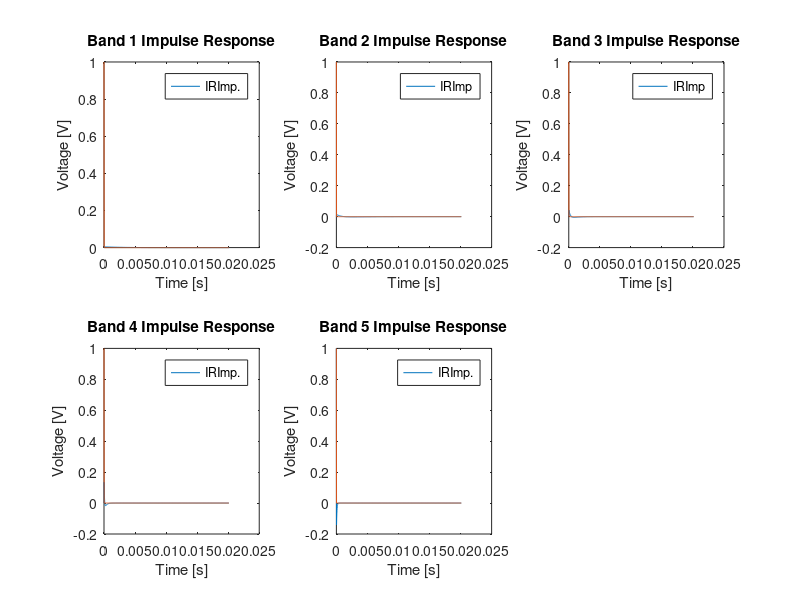
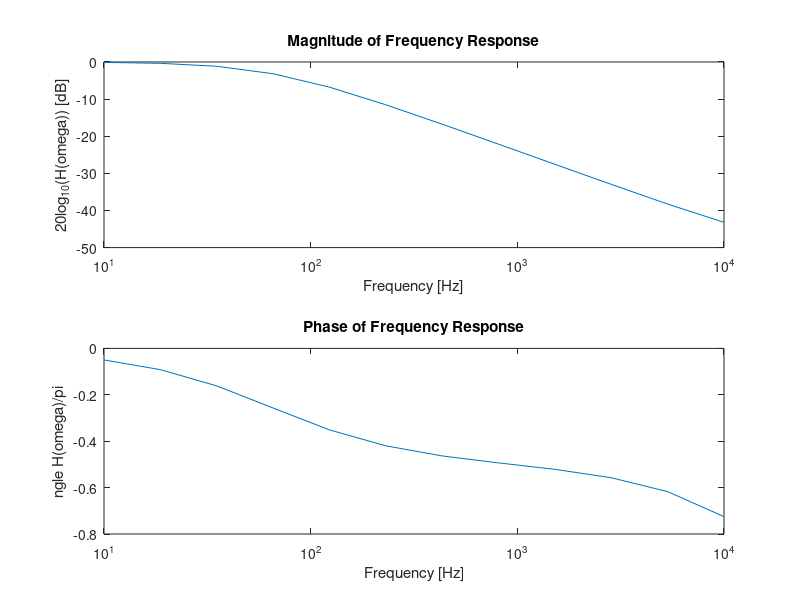
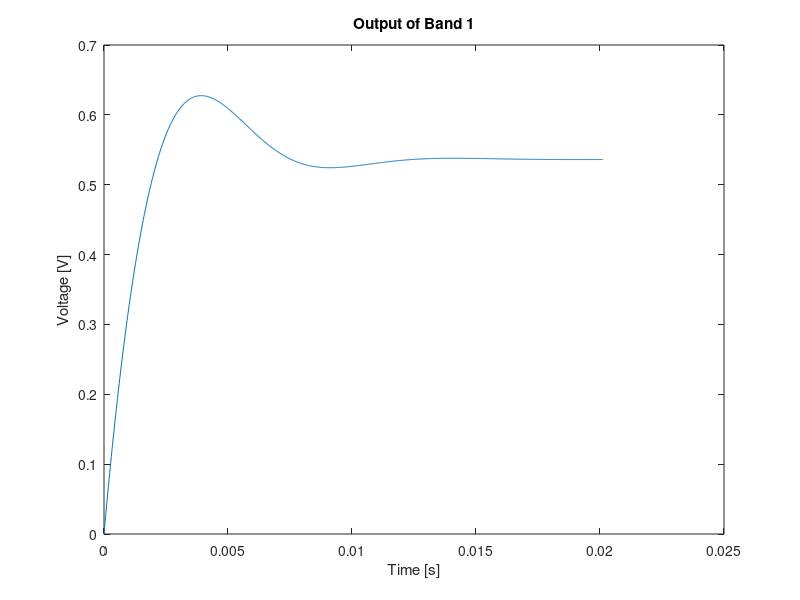
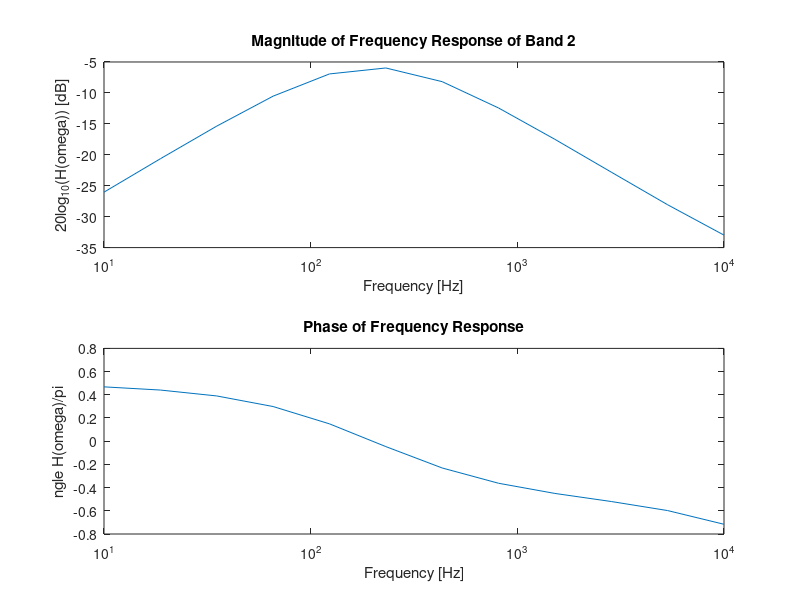

Write the MATLAB code that produced these figures, in order. (Note: this script raises an error after producing the figures.)
% * Author:             Emily Zeiberg, Gabe Herman, Alvin James Bacani
% * Class:              ESE 351
% * Date:               Created 2/24/23, Last Edited 3/10/23

%% Band 1
%close all;
frequencies6 = 2*logspace(1,4,7);
frequencies6(5) = 2500;
tau1 = 1/(2*pi*frequencies6(2));
dt = 1/44100;
f = 100;
w = 2*pi*f;
t = 0:dt:8*tau1;
input = exp(1i*w*t);
x = [1 zeros(1,round(8*tau1/dt)-1)];
f_range = logspace(1,4,12);
w_range = 2*pi.*f_range;
midpoints = [41.5, 131.5 416 1566 4412 13162];
v_in = sin(2*pi*10000*t);

a_C1_ct = [1, 1/tau1];
b_C1_ct = 1/tau1;
sys1 = tf(b_C1_ct,a_C1_ct);
y_band1 = lsim(sys1, x, t);


figure(1)
subplot(2,3,1);
plot(t, y_band1);
title("Band 1 Impulse Response");
hold on;
plot(t, x);
legend(["IR", "Imp."]);
xlabel("Time [s]");
ylabel("Voltage [V]");

a_C1 = [1, -1+dt/tau1];
b_C1 = [0, dt/tau1];

H1 = zeros(1, 12);
for n=1:12
    w_loop = w_range(n);
    input_loop = exp(1i*w_loop*t);
    y_loop = filter(b_C1, a_C1,input_loop);
    steady_state_loop = y_loop(length(y_loop));
    H1(n) = steady_state_loop/input_loop(length(input_loop));
    
end

figure();
subplot(2,1,1);
plot(f_range, 20*log10(abs(H1)));
xlabel("Frequency [Hz]");
ylabel("20log_{10}(H(\omega)) [dB]");
title("Magnitude of Frequency Response");
set(gca, 'XScale', 'log')
subplot(2,1,2);
plot(f_range, angle(H1)/pi);
xlabel("Frequency [Hz]");
ylabel("\angle H(\omega)/\pi");
title("Phase of Frequency Response");
set(gca, 'XScale', 'log')

y_filter = filter(b_C1, a_C1, input);

figure();
plot(t, abs(y_filter));
title("Output of Band 1");
xlabel("Time [s]")
ylabel("Voltage [V]");
%% Band 2
%close all;
tau2 = 1/(2*pi*frequencies6(3));
a_C2_ct = [1, 1/tau2];
b_C2_ct = 1/tau2;
sysC2_ct = tf(b_C2_ct,a_C2_ct);

a_C2 = [1, -1+dt/tau2];
b_C2 = [0, dt/tau2];
sys_C2 = tf(b_C2,a_C2);

a_R2_ct = [1 1/tau1];
b_R2_ct = [1 0];
sysR2_ct = tf(b_R2_ct,a_R2_ct);

a_R2 = [1, dt/tau2-1];
b_R2 = [1, -1];
sys_R2 = tf(b_R2,a_R2);


y_band2 = lsim(sysR2_ct, lsim(sysC2_ct, x, t), t);

figure(1)
subplot(2,3,2);
plot(t, y_band2);
hold on;
plot(t, x);
title("Band 2 Impulse Response");
legend(["IR", "Imp"]);
xlabel("Time [s]");
ylabel("Voltage [V]");


H2 = zeros(1, 12);
for n=1:12
    w_loop = w_range(n);
    input_loop = exp(1i*w_loop*t);
    y_loop = filter(b_R2, a_R2, filter(b_C2, a_C2, input_loop));
    steady_state_loop = y_loop(length(y_loop));
    H2(n) = steady_state_loop/input_loop(length(input_loop));
    
end

figure();
subplot(2,1,1);
plot(f_range, 20*log10(abs(H2)));
xlabel("Frequency [Hz]");
ylabel("20log_{10}(H(\omega)) [dB]");
title("Magnitude of Frequency Response of Band 2");
set(gca, 'XScale', 'log')
subplot(2,1,2);
plot(f_range, angle(H2)/pi);
xlabel("Frequency [Hz]");
ylabel("\angle H(\omega)/\pi");
title("Phase of Frequency Response");
set(gca, 'XScale', 'log')

y_filter = filter(b_C2, a_C2, input);
y_filter = filter(b_R2, a_R2, y_filter);

figure();
plot(t, abs(y_filter));
title("Output of Band 2");
xlabel("Time [s]")
ylabel("Voltage [V]");
%% Band 3
%close all;
tau3 = 1/(2*pi*frequencies6(4));
a_C3_ct = [1, 1/tau3];
b_C3_ct = 1/tau3;
sysC3_ct = tf(b_C3_ct,a_C3_ct);

a_C3 = [1, -1+dt/tau3];
b_C3 = [0, dt/tau3];

a_R3_ct = [1 1/tau2];
b_R3_ct = [1 0];
sysR3_ct = tf(b_R3_ct,a_R3_ct);

a_R3 = [1, dt/tau3-1];
b_R3 = [1, -1];

y_band3 = lsim(sysR3_ct, lsim(sysC3_ct, x, t), t);

figure(1)
subplot(2,3,3);
plot(t, y_band3);
hold on;
plot(t, x);
title("Band 3 Impulse Response");
legend(["IR", "Imp"]);
xlabel("Time [s]");
ylabel("Voltage [V]");

H3 = zeros(1, 12);
for n=1:12
    w_loop = w_range(n);
    input_loop = exp(1i*w_loop*t);
    y_loop = filter(b_R3, a_R3, filter(b_C3, a_C3, input_loop));
    steady_state_loop = y_loop(length(y_loop));
    H3(n) = steady_state_loop/input_loop(length(input_loop));
  
end

figure();
subplot(2,1,1);
plot(f_range, 20*log10(abs(H3)));
xlabel("Frequency [Hz]");
ylabel("20log_{10}(H(\omega)) [dB]");
title("Magnitude of Frequency Response of Band 3");
set(gca, 'XScale', 'log')
subplot(2,1,2);
plot(f_range, angle(H3)/pi);
xlabel("Frequency [Hz]");
ylabel("\angle H(\omega)/\pi");
title("Phase of Frequency Response");
set(gca, 'XScale', 'log')

y_filter = filter(b_C3, a_C3, input);
y_filter = filter(b_R3, a_R3, y_filter);


figure();
plot(t, abs(y_filter));
title("Output of Band 3");
xlabel("Time [s]")
ylabel("Voltage [V]");
%% Band 4
%close all;
tau4 = 1/(2*pi*frequencies6(5));
a_C4_ct = [1, 1/tau4];
b_C4_ct = 1/tau4;
sysC4_ct = tf(b_C4_ct,a_C4_ct);

a_C4 = [1, -1+dt/tau4];
b_C4 = [0, dt/tau4];

a_R4_ct = [1 1/tau3];
b_R4_ct = [1 0];
sysR4_ct = tf(b_R4_ct,a_R4_ct);

a_R4 = [1, dt/tau4-1];
b_R4 = [1, -1];


y_band4 = lsim(sysR4_ct, lsim(sysC4_ct, x, t), t);

figure(1)
subplot(2,3,4);
plot(t, y_band4);
hold on;
plot(t, x);
title("Band 4 Impulse Response");
legend(["IR", "Imp."]);
xlabel("Time [s]");
ylabel("Voltage [V]");

H4 = zeros(1, 12);
for n=1:12
    w_loop = w_range(n);
    input_loop = exp(1i*w_loop*t);
    y_loop = filter(b_R4, a_R4, (filter(b_C4, a_C4, input_loop)));
    steady_state_loop = y_loop(length(y_loop));
    H4(n) = steady_state_loop/input_loop(length(input_loop));
    
end

figure();
subplot(2,1,1);
plot(f_range, 20*log10(abs(H4)));
xlabel("Frequency [Hz]");
ylabel("20log_{10}(H(\omega)) [dB]");
title("Magnitude of Frequency Response of Band 4");
set(gca, 'XScale', 'log')
subplot(2,1,2);
plot(f_range, angle(H4)/pi);
xlabel("Frequency [Hz]");
ylabel("\angle H(\omega)/\pi");
title("Phase of Frequency Response");
set(gca, 'XScale', 'log')

y_filter = filter(b_C4, a_C4, input);
y_filter = filter(b_R4, a_R4, y_filter);


figure();
plot(t, abs(y_filter));
title("Output of Band 4");
xlabel("Time [s]")
ylabel("Voltage [V]");
%% Band 5
%close all;
tau5 = 1/(2*pi*frequencies6(6));

a_R5_ct = [1 1/tau4];
b_R5_ct = [1 0];
sysR5_ct = tf(b_R5_ct,a_R5_ct);

a_R5 = [1, dt/tau5-1];
b_R5 = [1, -1];

y_band5 = lsim(sysR5_ct, x, t);

figure(1)
subplot(2,3,5);
plot(t, y_band5);
hold on;
plot(t, x);
title("Band 5 Impulse Response");
legend(["IR", "Imp."]);
xlabel("Time [s]");
ylabel("Voltage [V]");

H5 = zeros(1, 12);
for n=1:12
    w_loop = w_range(n);
    input_loop = exp(1i*w_loop*t);
    y_loop = filter(b_R4, a_R4, input_loop);
    steady_state_loop = y_loop(length(y_loop));
    H5(n) = steady_state_loop/input_loop(length(input_loop));
    
end

figure();
subplot(2,1,1);
plot(f_range, 20*log10(abs(H5)));
xlabel("Frequency [Hz]");
ylabel("20log_{10}(H(\omega)) [dB]");
title("Magnitude of Frequency Response of Band 5");
set(gca, 'XScale', 'log')
subplot(2,1,2);
plot(f_range, angle(H5)/pi);
xlabel("Frequency [Hz]");
ylabel("\angle H(\omega)/\pi");
title("Phase of Frequency Response");
set(gca, 'XScale', 'log')

y_filter = filter(b_R5, a_R5, input);

figure();
plot(t, abs(y_filter));
title("Output of Band 5");
xlabel("Time [s]")
ylabel("Voltage [V]");

figure();
plot(f_range, 20*log10(abs(H1)));
hold on;
plot(f_range, 20*log10(abs(H2)));
plot(f_range, 20*log10(abs(H3)));
plot(f_range, 20*log10(abs(H4)));
plot(f_range, 20*log10(abs(H5)));
legend(["Band 1", "Band 2", "Band 3", "Band 4",  "Band 5"]);
title("Magnitude of Frequency Response for all Bands");
xlabel("Frequency [Hz]");
ylabel("20log_{10}(H(\omega)) [dB]");
set(gca, 'XScale', 'log')

%% Bass Boost
[inputBass, fs] = audioread("Giant Steps Bass Cut.wav");
%[inputBass, fs] = audioread("Space Station - Treble Cut.wav");
gains_bass = [30, 5, 0, 0, 0];

%Impulse Response

h_Bass = gains_bass(1)*y_band1 + gains_bass(2)*y_band2 + gains_bass(3)*y_band3 + gains_bass(4)*y_band4 + gains_bass(5)*y_band5;
figure();
plot(t, h_Bass);
hold on;
plot(t, x);
title("Bass Boost Impulse Response");
legend(["Impulse Response", "Impulse"]);
xlabel("Time [s]");
ylabel("Voltage [V]");

%Filtering
band1out = filter(b_C1, a_C1,inputBass)*gains_bass(1);
band2out = filter(b_R2, a_R2, filter(b_C2, a_C2, inputBass))*gains_bass(2);
band3out = filter(b_R3, a_R3, (filter(b_C3, a_C3, inputBass)))*gains_bass(3);
band4out = filter(b_R4, a_R4, (filter(b_C4, a_C4, inputBass))) * gains_bass(4);
band5out = filter(b_R5, a_R5, inputBass)*gains_bass(5);


sound(band1out+band2out+band3out+band4out+band5out, fs);
HBass = zeros(1,12);
for n=1:12
    w_loop = w_range(n);
    input_loop = exp(1i*w_loop*t);
    y1 = filter(b_C1, a_C1,input_loop)*gains_bass(1);
    y2 = filter(b_R2, a_R2,(filter(b_C2, a_C2, input_loop)))*gains_bass(2);
    y3 = filter(b_R3, a_R3, (filter(b_C3, a_C3, input_loop)))*gains_bass(3);
    y4 = filter(b_R4, a_R4, (filter(b_C4, a_C4, input_loop)))*gains_bass(4);
    y5 = filter(b_R5, a_R5, input_loop)*gains_bass(5);
    yBass = y1+y2+y3+y4+y5;
    steady_state_loop = yBass(length(yBass));
    HBass(n) = steady_state_loop/input_loop(length(input_loop));
    
end

figure();
plot(t, abs(yBass));
title("Output of Bass Boost");
xlabel("Time [s]")
ylabel("Voltage [V]");

figure();
subplot(2,1,1);
plot(f_range, 20*log10(abs(HBass)));
xlabel("Frequency [Hz]");
ylabel("20log_{10}(H(\omega)) [dB]");
title("Magnitude of Frequency Response of Bass Boost");
set(gca, 'XScale', 'log')
subplot(2,1,2);
plot(f_range, angle(HBass)/pi);
xlabel("Frequency [Hz]");
ylabel("\angle H(\omega)/\pi");
title("Phase of Frequency Response");
set(gca, 'XScale', 'log')

%% Treble Boost
%[inputTreble, fs] = audioread("Giant Steps Bass Cut.wav");
[inputTreble, fs] = audioread("Space Station - Treble Cut.wav");
gains_treble = [-2, -1, 1, 1, 20];

%Impulse Response
h_treble = gains_treble(1)* y_band1 + gains_treble(2)* y_band2 + gains_treble(3) * y_band3 + gains_treble(4) * y_band4 + gains_treble(5) * y_band5;
figure();
plot(t, h_treble);
hold on;
plot(t, x);
title("Treble Boost Impulse Response");
legend(["Impulse Response", "Impulse"]);
xlabel("Time [s]");
ylabel("Voltage [V]");

%Filtering
band1out = filter(b_C1, a_C1,inputTreble) * gains_treble(1);
band2out = filter(b_R2, a_R2, filter(b_C2, a_C2, inputTreble)) * gains_treble(2);
band3out = filter(b_R3, a_R3, (filter(b_C3, a_C3, inputTreble))) * gains_treble(3);
band4out = filter(b_R4, a_R4, (filter(b_C4, a_C4, inputTreble))) * gains_treble(4);
band5out = filter(b_R5, a_R5, inputTreble)* gains_treble(5);

HTreble = zeros(1,12);
for n=1:12
    w_loop = w_range(n);
    input_loop = exp(1i*w_loop*t);
    y1 = filter(b_C1, a_C1,input_loop) * gains_treble(1);
    y2 = filter(b_R2, a_R2, filter(b_C2, a_C2, input_loop)) * gains_treble(2);
    y3 = filter(b_R3, a_R3, (filter(b_C3, a_C3, input_loop))) * gains_treble(3);
    y4 = filter(b_R4, a_R4, (filter(b_C4, a_C4, input_loop)))* gains_treble(4);
    y5 = filter(b_R5, a_R5, input_loop) * gains_treble(5);
    yTreble = y1+y2+y3+y4+y5;
    steady_state_loop = yTreble(length(yTreble));
    HTreble(n) = steady_state_loop/input_loop(length(input_loop));
    
end

figure();
plot(t, abs(yTreble));
title("Output of Treble Boost");
xlabel("Time [s]")
ylabel("Voltage [V]");

figure();
subplot(2,1,1);
plot(f_range, 20*log10(abs(HTreble)));
xlabel("Frequency [Hz]");
ylabel("20log_{10}(H(\omega)) [dB]");
title("Magnitude of Frequency Response of Treble Boost");
set(gca, 'XScale', 'log')
subplot(2,1,2);
plot(f_range, angle(HTreble)/pi);
xlabel("Frequency [Hz]");
ylabel("\angle H(\omega)/\pi");
title("Phase of Frequency Response");
set(gca, 'XScale', 'log')


sound(band1out+band2out+band3out+band4out+band5out, fs);
%% Unity Boost
close all;
%[inputUnity, fs] = audioread("Giant Steps Bass Cut.wav");
 [inputUnity, fs] = audioread("Space Station - Treble Cut.wav");
gains_unity = [-3, -2, 3, 3, 1]; 

%Impulse Response
h_unity = gains_unity(1) * y_band1 + gains_unity(2) * y_band2 + gains_unity(3)* y_band3 + gains_unity(4) * y_band4 + gains_unity(5) * y_band5;
figure();
plot(t, h_unity);
hold on;
plot(t, x);
title("Unity Setting Impulse Response");
legend(["Impulse Response", "Impulse"]);
xlabel("Time [s]");
ylabel("Voltage [V]");



%filtering Signal
band1out = filter(b_C1, a_C1,inputUnity) * gains_unity(1);
band2out = filter(b_R2, a_R2, (filter(b_C2, a_C2, inputUnity))) * gains_unity(2);
band3out = filter(b_R3, a_R3, (filter(b_C3, a_C3, inputUnity))) * gains_unity(3);
band4out = filter(b_R4, a_R4, (filter(b_C4, a_C4, inputUnity))) * gains_unity(4);
band5out = filter(b_R5, a_R5, inputUnity) * gains_unity(5);

unityout = band1out+band2out+band3out+band4out+band5out;

HUnity = zeros(1, 12);
for n=1:12
    w_loop = w_range(n);
    input_loop = exp(1i*w_loop*t);
    y1 = filter(b_C1, a_C1,input_loop) * gains_unity(1);
    y2 = filter(b_R2, a_R2, filter(b_C2, a_C2, input_loop))* gains_unity(2);
    y3 = filter(b_R3, a_R3, (filter(b_C3, a_C3, input_loop))) * gains_unity(3);
    y4 = filter(b_R4, a_R4, (filter(b_C4, a_C4, input_loop)))*gains_unity(4);
    y5 = filter(b_R5, a_R5, input_loop)*gains_unity(5);
    yunity = y1+y2+y3+y4+y5;
    steady_state_loop = yunity(length(yunity));
    HUnity(n) = steady_state_loop/input_loop(length(input_loop));
    
end

figure();
plot(t, abs(yunity));
title("Output of Unity Setting");
xlabel("Time [s]")
ylabel("Voltage [V]");

figure();
subplot(2,1,1);
plot(f_range, 20*log10(abs(HUnity)));
xlabel("Frequency [Hz]");
ylabel("20log_{10}(H(\omega)) [dB]");
title("Magnitude of Frequency Response of Unity Setting");
set(gca, 'XScale', 'log')
subplot(2,1,2);
plot(f_range, angle(HUnity)/pi);
xlabel("Frequency [Hz]");
ylabel("\angle H(\omega)/\pi");
title("Phase of Frequency Response");
set(gca, 'XScale', 'log')

sound(unityout, fs);

%% Filter Background Noise
close all;
[inputNoise, fs] = audioread("Blue in Green with Siren.wav");
%sound(inputNoise, fs);
gains_noise = [5, 0, 0, 0, 0];

%Impulse Response
h_noise = gains_noise(1) * y_band1;
figure();
plot(t, h_noise);
hold on;
plot(t, x);
title("Filter for Background Noise Impulse Response");
legend(["Impulse Response", "Impulse"]);
xlabel("Time [s]");
ylabel("Voltage [V]");

%Filtering
band1out = filter(b_C1, a_C1,inputNoise)* gains_noise(1);
band2out = filter(b_R2, a_R2, (filter(b_C2, a_C2, inputNoise)))*gains_noise(2);
band3out = filter(b_R3, a_R3, (filter(b_C3, a_C3, inputNoise)))*gains_noise(3);
band4out = filter(b_R4, a_R4, (filter(b_C4, a_C4, inputNoise)))*gains_noise(4);
band5out = filter(b_R5, a_R5, inputNoise)*gains_noise(5);


sound(band1out+band2out+band3out+band4out+band5out, fs);


HNoise = zeros(1,12);
for n=1:12
    w_loop = w_range(n);
    input_loop = exp(1i*w_loop*t);
    y1 = filter(b_C1, a_C1,input_loop)*gains_noise(1);
    y2 = filter(b_R2, a_R2, filter(b_C2, a_C2, input_loop))*gains_noise(2);
    y3 = filter(b_R3, a_R3, (filter(b_C3, a_C3, input_loop)))*gains_noise(3);
    y4 = filter(b_R4, a_R4, (filter(b_C4, a_C4, input_loop)))*gains_noise(4);
    y5 = filter(b_R5, a_R5, input_loop)*gains_noise(5);
    yNoise = y1+y2+y3+y4+y5;
    steady_state_loop = yNoise(length(yNoise));
    HNoise(n) = steady_state_loop/input_loop(length(input_loop));
    
end

figure();
plot(t, abs(yNoise));
title("Output of Background Noise Filter");
xlabel("Time [s]")
ylabel("Voltage [V]");

figure();
subplot(2,1,1);
plot(f_range, 20*log10(abs(HNoise)));
xlabel("Frequency [Hz]");
ylabel("20log_{10}(H(\omega)) [dB]");
title("Magnitude of Frequency Response for Background Noise Filter");
set(gca, 'XScale', 'log')
subplot(2,1,2);
plot(f_range, angle(HNoise)/pi);
xlabel("Frequency [Hz]");
ylabel("\angle H(\omega)/\pi");
title("Phase of Frequency Response");
set(gca, 'XScale', 'log')

%% Apollo 11 Audio
close all;
[inputapollo, fs] = audioread("One Small Step.wav");
%sound(inputapollo, fs);
gains_apollo = [0, 5, .5, 0, 0];

%Impulse Response
h_apollo = gains_apollo(2)*y_band2 + gains_apollo(3) * y_band3;
figure();
plot(t, h_apollo);
hold on;
plot(t, x);
title("Apollo 11 Filter Impulse Response");
legend(["Impulse Response", "Impulse"]);
xlabel("Time [s]");
ylabel("Voltage [V]");

%Filtering
band1out = filter(b_C1, a_C1,inputapollo)*gains_apollo(1);
band2out = filter(b_R2, a_R2, filter(b_C2, a_C2, inputapollo))*gains_apollo(2);
band3out = filter(b_R3, a_R3, (filter(b_C3, a_C3, inputapollo)))*gains_apollo(3);
band4out = filter(b_R4, a_R4, (filter(b_C4, a_C4, inputapollo)))*gains_apollo(4);
band5out = filter(b_R5, a_R5, inputapollo)*gains_apollo(5);

HApollo = zeros(1,12);
for n=1:12
    w_loop = w_range(n);
    input_loop = exp(1i*w_loop*t);
    y1 = filter(b_C1, a_C1,input_loop)*gains_apollo(1);
    y2 = filter(b_R2, a_R2, filter(b_C2, a_C2, input_loop))*gains_apollo(2);
    y3 = filter(b_R3, a_R3, (filter(b_C3, a_C3, input_loop)))*gains_apollo(3);
    y4 = filter(b_R4, a_R4, (filter(b_C4, a_C4, input_loop)))*gains_apollo(4);
    y5 = filter(b_R5, a_R5, input_loop)*gains_apollo(5);
    yApollo = y1+y2+y3+y4+y5;
    steady_state_loop = yApollo(length(yApollo));
    HApollo(n) = steady_state_loop/input_loop(length(input_loop));
    
end

figure();
plot(t, abs(yApollo));
title("Output of Apollo Audio Filter");
xlabel("Time [s]")
ylabel("Voltage [V]");

figure();
subplot(2,1,1);
plot(f_range, 20*log10(abs(HApollo)));
xlabel("Frequency [Hz]");
ylabel("20log_{10}(H(\omega)) [dB]");
title("Magnitude of Frequency Response of Apollo 11 Filter");
set(gca, 'XScale', 'log')
subplot(2,1,2);
plot(f_range, angle(HApollo)/pi);
xlabel("Frequency [Hz]");
ylabel("\angle H(\omega)/\pi");
title("Phase of Frequency Response");
set(gca, 'XScale', 'log')


apollo_out = band1out+band2out+band3out+band4out+band5out;
sound(inputapollo, fs);
%audiowrite('apolloBefore.wav',inputapollo,fs);

